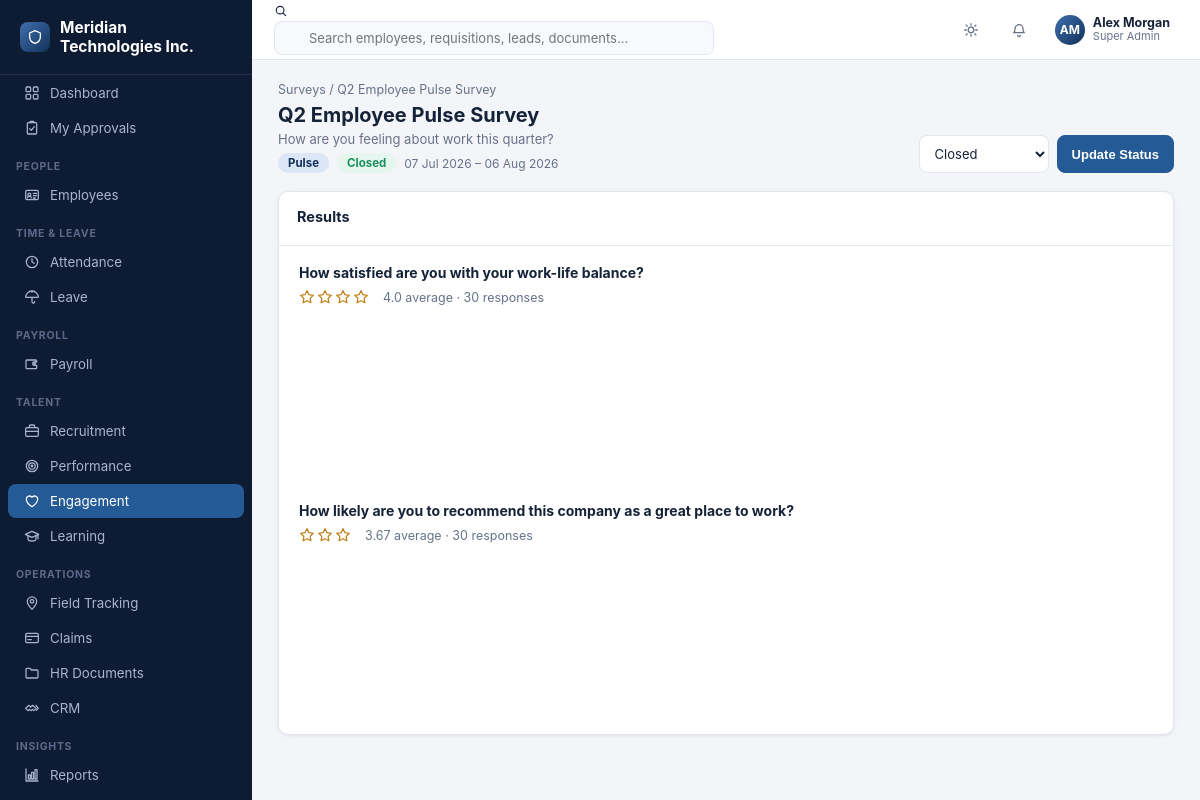
Page /engagement/surveys/1 (signed in) on the committed database.
### tables this page shows
CREATE TABLE company_settings (
    id INTEGER PRIMARY KEY CHECK (id = 1),
    company_name TEXT NOT NULL DEFAULT 'Your Company',
    logo_path TEXT,
    address TEXT,
    city TEXT,
    state TEXT,
    country TEXT,
    pincode TEXT,
    phone TEXT,
    email TEXT,
    website TEXT,
    gstin TEXT,
    pan TEXT,
    currency_symbol TEXT NOT NULL DEFAULT '$',
    fiscal_year_start_month INTEGER NOT NULL DEFAULT 4,
    updated_at TEXT NOT NULL DEFAULT (datetime('now'))
);

CREATE TABLE users (
    id INTEGER PRIMARY KEY AUTOINCREMENT,
    username TEXT NOT NULL UNIQUE,
    password_hash TEXT NOT NULL,
    full_name TEXT NOT NULL,
    email TEXT,
    phone TEXT,
    role_id INTEGER NOT NULL REFERENCES roles(id),
    employee_id INTEGER REFERENCES employees(id),
    is_active INTEGER NOT NULL DEFAULT 1,
    last_login_at TEXT,
    created_at TEXT NOT NULL DEFAULT (datetime('now'))
);

CREATE TABLE roles (
    id INTEGER PRIMARY KEY AUTOINCREMENT,
    name TEXT NOT NULL UNIQUE,
    description TEXT,
    is_system INTEGER NOT NULL DEFAULT 0,
    created_at TEXT NOT NULL DEFAULT (datetime('now'))
);

CREATE TABLE surveys (
    id INTEGER PRIMARY KEY AUTOINCREMENT,
    title TEXT NOT NULL,
    description TEXT,
    type TEXT NOT NULL DEFAULT 'Pulse',
    start_date TEXT,
    end_date TEXT,
    status TEXT NOT NULL DEFAULT 'Draft',
    created_by INTEGER REFERENCES users(id),
    created_at TEXT NOT NULL DEFAULT (datetime('now'))
);

CREATE TABLE survey_questions (
    id INTEGER PRIMARY KEY AUTOINCREMENT,
    survey_id INTEGER NOT NULL REFERENCES surveys(id) ON DELETE CASCADE,
    question_text TEXT NOT NULL,
    question_type TEXT NOT NULL DEFAULT 'Rating',
    options TEXT
);

### blueprints/engagement.py (the view, shortened to what this page needs)
@bp.route("/surveys/<int:id>", endpoint="survey_view")
@permission_required("engagement.surveys.view")
def survey_view(id):
    survey = db.query("SELECT * FROM surveys WHERE id=?", (id,), one=True)
    if survey is None:
        flash("Survey not found.", "error")
        return redirect(url_for("engagement.surveys_list"))
    questions = db.query("SELECT * FROM survey_questions WHERE survey_id=? ORDER BY id", (id,))
    view_all = has_permission("engagement.surveys.view_all")
    employee_id = g.employee["id"] if g.employee else None
    has_responded = False
    if employee_id:
        has_responded = db.query(
            "SELECT 1 FROM survey_responses WHERE survey_id=? AND employee_id=? LIMIT 1",
            (id, employee_id), one=True,
        ) is not None
    show_form = survey["status"] == "Active" and employee_id and not has_responded
    if show_form:
        return render_template(
            "engagement/survey_view.html", survey=survey, questions=questions, mode="form",
            can_edit=has_permission("engagement.surveys.edit"), statuses=SURVEY_STATUSES,
        )
    if view_all:
        agg = []
        for q in questions:
            stat = {"question": q}
            if q["question_type"] == "Rating":
                r = db.query(
                    "SELECT AVG(answer_rating) avg_r, COUNT(*) c FROM survey_responses WHERE question_id=?",
                    (q["id"],), one=True,
                )
                stat["avg_rating"] = round(r["avg_r"], 2) if r and r["avg_r"] is not None else None
                stat["count"] = r["c"] if r else 0
                dist = db.query(
                    """SELECT answer_rating AS rating, COUNT(*) c FROM survey_responses
                       WHERE question_id=? GROUP BY answer_rating ORDER BY answer_rating""",
                    (q["id"],),
                )
                stat["distribution"] = [{"label": str(d["rating"]), "value": d["c"]} for d in dist]
            agg.append(stat)
        return render_template(
            "engagement/survey_view.html", survey=survey, questions=questions, mode="results",
            aggregate=agg, can_edit=has_permission("engagement.surveys.edit"), statuses=SURVEY_STATUSES,
        )

### templates/engagement/survey_view.html (shortened to what this page needs)
{% extends "base.html" %}
{% import "partials/icons.html" as ic %}
{% block content %}
<div class="breadcrumb"><a href="{{ url_for('engagement.surveys_list') }}">Surveys</a> / {{ survey.title }}</div>
<div class="page-head">
  <div>
    <h1>{{ survey.title }}</h1>
    <div class="sub">{{ survey.description or '' }}</div>
    <div style="margin-top:6px;display:flex;gap:8px;align-items:center">
      <span class="badge brand">{{ survey.type }}</span>
      <span class="badge {{ status_badge_class(survey.status) }}">{{ survey.status }}</span>
      <span class="text-muted" style="font-size:12px">{{ survey.start_date|fmt_date }} – {{ survey.end_date|fmt_date }}</span>
    </div>
  </div>
  {% if can_edit %}
  <form method="post" action="{{ url_for('engagement.survey_status', id=survey.id) }}" style="display:flex;gap:8px">
    <select name="status" class="filter-select">
      {% for s in statuses %}<option value="{{ s }}" {{ 'selected' if s==survey.status }}>{{ s }}</option>{% endfor %}
    </select>
    <button class="btn primary" type="submit">Update Status</button>
  </form>
  {% endif %}
</div>
{% if mode == 'form' %}
<div class="card card-pad" style="max-width:760px">
  <h3 style="margin-bottom:14px">Your Response</h3>
  <form method="post" action="{{ url_for('engagement.survey_respond', id=survey.id) }}">
    {% for q in questions %}
    <div class="field full" style="margin-bottom:18px">
      <label>{{ q.question_text }}</label>
      {% if q.question_type == 'Rating' %}
      <div class="rating" style="font-size:22px;gap:6px;cursor:pointer">
        {% for i in range(1,6) %}
        <label style="cursor:pointer">
          <input type="radio" name="answer_{{ q.id }}" value="{{ i }}" style="display:none" onchange="this.closest('.field').querySelectorAll('.star-lbl').forEach(function(el,idx){ el.style.opacity = idx < {{ i }} ? 1 : .3; })">
          <span class="star-lbl" style="opacity:.3" onclick="this.previousElementSibling.checked=true">{{ ic.icon('star',20) }}</span>
        </label>
        {% endfor %}
      </div>
      {% elif q.question_type == 'MultipleChoice' %}
      <div style="display:flex;flex-direction:column;gap:6px;margin-top:4px">
        {% for opt in (q.options or '').split(',') %}
        {% set opt = opt.strip() %}
        {% if opt %}
        <label class="checkbox-row"><input type="radio" name="answer_{{ q.id }}" value="{{ opt }}"> <span>{{ opt }}</span></label>
        {% endif %}
        {% endfor %}
      </div>
      {% else %}
      <textarea name="answer_{{ q.id }}" placeholder="Your answer..."></textarea>
      {% endif %}
    </div>
    {% endfor %}
    {% if not questions %}
    <div class="empty-state"><div class="ic">{{ ic.icon('heart',30) }}</div><p>This survey has no questions yet.</p></div>
    {% else %}
    <div class="form-actions">
      <button class="btn primary" type="submit">Submit Response</button>
    </div>
    {% endif %}
  </form>
</div>
{% elif mode == 'results' %}
<div class="card">
  <div class="card-head"><h3>Results</h3></div>
  <div class="card-pad" style="display:flex;flex-direction:column;gap:24px">
    {% for stat in aggregate %}
    <div>
      <div style="font-weight:650;margin-bottom:8px">{{ stat.question.question_text }}</div>
      {% if stat.question.question_type == 'Rating' %}
      <div style="display:flex;align-items:center;gap:14px;margin-bottom:10px">
        <span class="rating" style="font-size:18px">{% if stat.avg_rating %}{% for i in range(stat.avg_rating|round(0,'floor')|int) %}{{ ic.icon('star',16) }}{% endfor %}{% endif %}</span>
        <span class="text-muted" style="font-size:12.5px">{{ stat.avg_rating or '—' }} average &middot; {{ stat.count }} response{{ 's' if stat.count != 1 }}</span>
      </div>
      {% if stat.distribution %}
      <svg id="chart-{{ stat.question.id }}" width="100%" height="160" style="color:var(--text)"></svg>
      {% endif %}
      {% endif %}
    </div>
    {% else %}
    <div class="empty-state"><div class="ic">{{ ic.icon('heart',30) }}</div><p>This survey has no questions yet.</p></div>
    {% endfor %}
  </div>
</div>
{% endif %}
{% endblock %}

### templates/base.html (shortened to what this page needs)
<!doctype html>
<html lang="en">
<head>
<link rel="stylesheet" href="{{ url_for('static', filename='css/style.css') }}">
</head>
<body>
{% import "partials/icons.html" as ic %}
{% set ep = request.endpoint or '' %}
<div class="app">
  <aside class="sidebar" id="sidebar">
    <div class="sidebar-brand"><span class="logo-dot">{{ ic.icon('shield', 16) }}</span> <span>{{ company.company_name if company else 'Enterprise HR' }}</span></div>
    <nav>
      <div class="nav-item {{ 'active' if ep=='dashboard.index' }}" onclick="location.href='{{ url_for('dashboard.index') }}'">
        {{ ic.icon('grid') }} <span>Dashboard</span>
      </div>
      <div class="nav-item {{ 'active' if ep=='dashboard.my_approvals' }}" onclick="location.href='{{ url_for('dashboard.my_approvals') }}'">
        {{ ic.icon('clipboard-check') }} <span>My Approvals</span>
      </div>
      {% if has_permission('employees.employees.view') %}
      <div class="nav-section">People</div>
      <div class="nav-item {{ 'active' if ep.startswith('employees.') }}" onclick="location.href='{{ url_for('employees.list_view') }}'">{{ ic.icon('id-card') }} <span>Employees</span></div>
      {% endif %}
      {% if has_permission('attendance.attendance.view') %}
      <div class="nav-section">Time &amp; Leave</div>
      <div class="nav-item {{ 'active' if ep.startswith('attendance.') }}" onclick="location.href='{{ url_for('attendance.daily') }}'">{{ ic.icon('clock') }} <span>Attendance</span></div>
      {% endif %}
      {% if has_permission('leave.requests.view') %}
      <div class="nav-item {{ 'active' if ep.startswith('leave.') }}" onclick="location.href='{{ url_for('leave.requests_list') }}'">{{ ic.icon('umbrella') }} <span>Leave</span></div>
      {% endif %}
      {% if has_permission('payroll.payslips.view') or has_permission('payroll.runs.view') %}
      <div class="nav-section">Payroll</div>
      <div class="nav-item {{ 'active' if ep.startswith('payroll.') }}" onclick="location.href='{{ url_for('payroll.runs_list') }}'">{{ ic.icon('wallet') }} <span>Payroll</span></div>
      {% endif %}
      {% if has_permission('recruitment.requisitions.view') %}
      <div class="nav-section">Talent</div>
      <div class="nav-item {{ 'active' if ep.startswith('recruitment.') }}" onclick="location.href='{{ url_for('recruitment.requisitions_list') }}'">{{ ic.icon('briefcase') }} <span>Recruitment</span></div>
      {% endif %}
      {% if has_permission('performance.goals.view') %}
      <div class="nav-item {{ 'active' if ep.startswith('performance.') }}" onclick="location.href='{{ url_for('performance.cycles_list') }}'">{{ ic.icon('target') }} <span>Performance</span></div>
      {% endif %}
      {% if has_permission('engagement.surveys.view') %}
      <div class="nav-item {{ 'active' if ep.startswith('engagement.') }}" onclick="location.href='{{ url_for('engagement.surveys_list') }}'">{{ ic.icon('heart') }} <span>Engagement</span></div>
      {% endif %}
      {% if has_permission('learning.courses.view') %}
      <div class="nav-item {{ 'active' if ep.startswith('learning.') }}" onclick="location.href='{{ url_for('learning.courses_list') }}'">{{ ic.icon('graduation') }} <span>Learning</span></div>
      {% endif %}
      {% if has_permission('field.visits.view') %}
      <div class="nav-section">Operations</div>
      <div class="nav-item {{ 'active' if ep.startswith('field.') }}" onclick="location.href='{{ url_for('field.visits_list') }}'">{{ ic.icon('map-pin') }} <span>Field Tracking</span></div>
      {% endif %}
      {% if has_permission('claims.claims.view') %}
      <div class="nav-item {{ 'active' if ep.startswith('claims.') }}" onclick="location.href='{{ url_for('claims.claims_list') }}'">{{ ic.icon('credit-card') }} <span>Claims</span></div>
      {% endif %}
      {% if has_permission('documents.documents.view') %}
      <div class="nav-item {{ 'active' if ep.startswith('documents.') }}" onclick="location.href='{{ url_for('documents.list_view') }}'">{{ ic.icon('folder') }} <span>HR Documents</span></div>
      {% endif %}
      {% if has_permission('crm.customers.view') %}
      <div class="nav-item {{ 'active' if ep.startswith('crm.') }}" onclick="location.href='{{ url_for('crm.customers_list') }}'">{{ ic.icon('handshake') }} <span>CRM</span></div>
      {% endif %}
      {% if has_permission('reports.reports.view') %}
      <div class="nav-section">Insights</div>
      <div class="nav-item {{ 'active' if ep.startswith('reports.') }}" onclick="location.href='{{ url_for('reports.index') }}'">{{ ic.icon('chart') }} <span>Reports</span></div>
      {% endif %}
      <div class="nav-item {{ 'active' if ep.startswith('notifications.') }}" onclick="location.href='{{ url_for('notifications.index') }}'">{{ ic.icon('bell') }} <span>Notifications</span></div>
    </nav>
  </aside>
  <div class="main">
    <header class="topbar">
      <div class="search-box">
        {{ ic.icon('search', 14) }}
        <input type="text" placeholder="Search employees, requisitions, leads, documents..." oninput="onGlobalSearch(this)">
      </div>
      <div class="topbar-right">
        <button class="icon-btn" onclick="toggleTheme()" title="Toggle theme">{{ ic.icon('sun') }}</button>
        <div class="dropdown">
          <button class="icon-btn" data-dropdown-toggle title="Notifications">
            {{ ic.icon('bell') }}
          </button>
        </div>
        <div class="dropdown">
          <div class="user-chip" data-dropdown-toggle>
            <div class="avatar">{% if g.employee and g.employee.photo_path %}<img src="{{ url_for('static', filename='uploads/' + g.employee.photo_path) }}">{% else %}{{ (g.user.full_name if g.user else '??')|initials }}{% endif %}</div>
            <div style="display:flex;flex-direction:column;line-height:1.2">
              <span style="font-weight:650;font-size:12.5px">{{ g.user.full_name if g.user else 'Guest' }}</span>
              <span class="text-muted" style="font-size:11px">{{ g.user.role_name if g.user else '' }}</span>
            </div>
          </div>
        </div>
      </div>
    </header>
    <main class="content">
      {% block content %}{% endblock %}
    </main>
  </div>
</div>
</body>
</html>

### rows in the picture
company_settings: company_name "Meridian Technologies Inc."
users: full_name "AM", user "Alex Morgan"
roles: user "Super Admin"
surveys: title "Q2 Employee Pulse Survey", description "How are you feeling about work this quarter?", type "Pulse", status "Closed", start_date|fmt_date "07 Jul 2026", end_date|fmt_date "06 Aug 2026"
survey_questions: question.question_text "How satisfied are you with your work-life balance?", question_type "Rating" (drawn)
survey_questions: question.question_text "How likely are you to recommend this company as a great place to work?", question_type "Rating" (drawn)

### other values in the picture
{{ stat.avg_rating or '—' }} "4.0" "3.67"
{{ stat.count }} "30" "30"
{{ 's' if stat.count != 1 }} "s" "s"
form field status "Closed"
